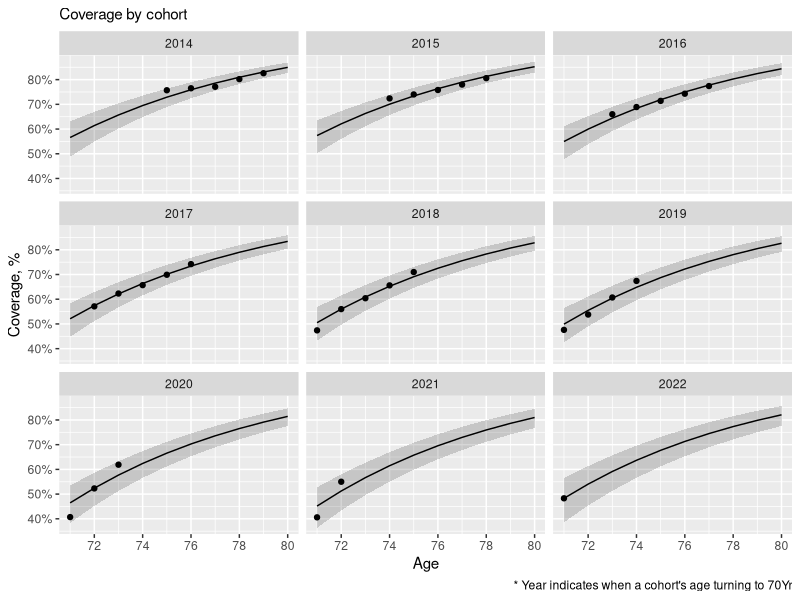
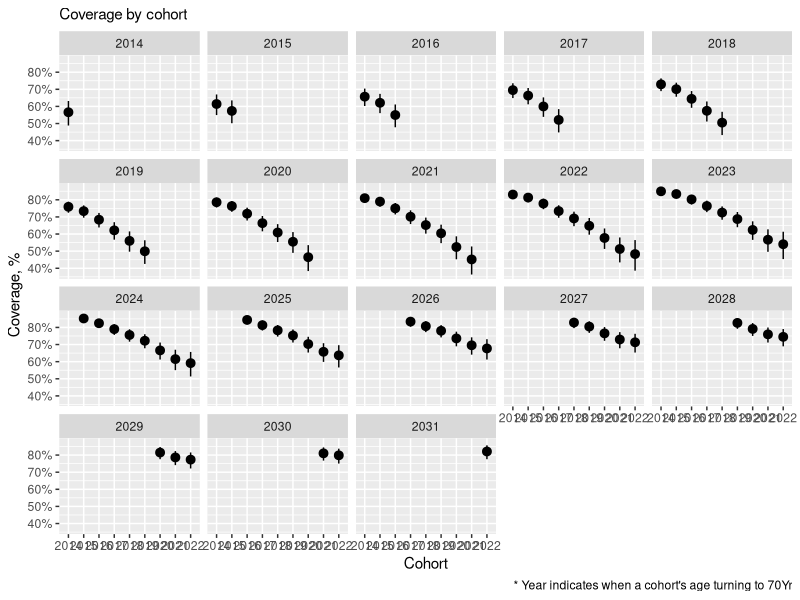
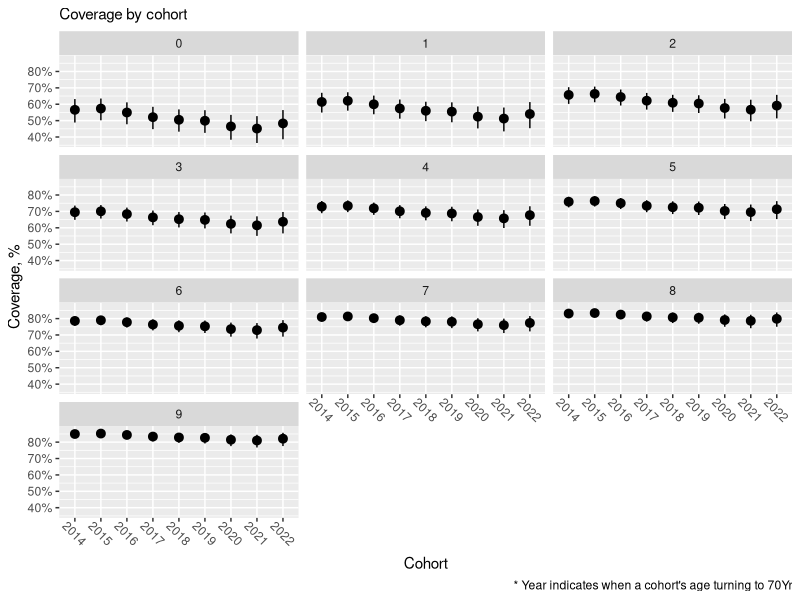
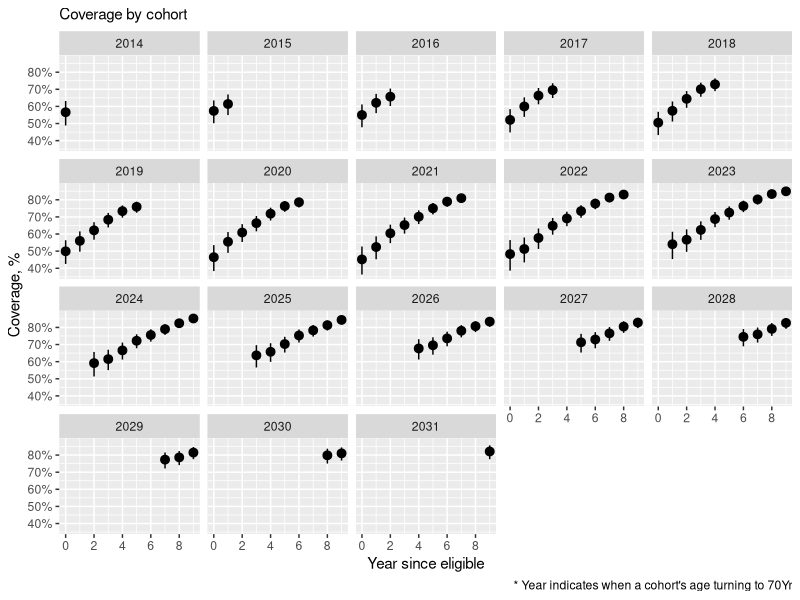

The R source for these figures, in order:
library(tidyverse)



coverage <- read_csv(here::here("data", "Coverage.csv")) %>% 
  mutate(
    Cov_2018 = ifelse(Cov_2018 == "Not eligible", NA, Cov_2018),
    Cov_2018 = as.numeric(Cov_2018)
  ) %>% 
  pivot_longer(-Age, 
               names_pattern = "Cov_(\\d+)", names_to = "Year") %>% 
  mutate(value = value / 100) 


dat <- coverage %>% 
  mutate(
    VacT = Age - 71,
    Cohort = as.numeric(Year) - VacT
  ) %>% 
  filter(Cohort >= 2014) %>% 
  mutate(Cohort = as.character(Cohort))


pred1 <- local({
  fit <- lm(log(1 - value) ~ VacT, data = dat)
  
  co <- coef(fit)
  co <- unname(co)
  p_initial <- 1 - exp(co[1])
  p_catchup <- 1 - exp(co[2])
  
  pars <- list(
    p_initial = p_initial,
    p_catchup = p_catchup
  )
  
  ds <- as_tibble(expand.grid(
    Cohort = as.character(2014:2022),
    VacT = 0:9  
  ))
  
  pred <- predict(fit, ds, interval = "prediction")
  
  list(
    fit = fit,
    pars = pars,
    pred = ds %>% 
      mutate(
        Coverage = 1 - exp(pred[, 1]),
        Coverage_l = 1 - exp(pred[, 3]),
        Coverage_u = 1 - exp(pred[, 2]),
        Age = VacT + 71,
        Year = as.numeric(as.character(Cohort)) + VacT
      )
  )
})


pred2 <- local({
  fit <- lm(log(1 - value) ~ Cohort + VacT - 1, data = dat)
  
  co <- coef(fit)
  co <- unname(co)
  p_initial <- 1 - exp(co[-length(co)])
  names(p_initial) <- paste0("Cohort_", 2014:2022)
  p_catchup <- 1 - exp(co[length(co)])
  
  pars <- list(
    p_initial = p_initial,
    p_catchup = p_catchup
  )
  
  ds <- as_tibble(expand.grid(
    Cohort = as.character(2014:2022),
    VacT = 0:9  
  ))
  
  pred <- predict(fit, ds, interval = "prediction")
  
  list(
    fit = fit,
    pars = pars,
    pred = ds %>% 
      mutate(
        Coverage = 1 - exp(pred[, 1]),
        Coverage_l = 1 - exp(pred[, 3]),
        Coverage_u = 1 - exp(pred[, 2]),
        Age = VacT + 71,
        Year = as.numeric(as.character(Cohort)) + VacT
      )
  )
})

save(pred1, pred2, file = here::here("data", "fit_coverage.csv"))


pred2$pred


pred2$pred %>% 
  ggplot() +
  geom_ribbon(aes(x = Age, ymin = Coverage_l, ymax = Coverage_u), alpha = 0.2) +
  geom_line(aes(x = Age, y = Coverage)) +
  geom_point(data = dat, aes(x = Age, y = value)) +
  scale_y_continuous("Coverage, %", labels = scales::percent) + 
  scale_x_continuous("Age", breaks = seq(70, 80, 2)) +
  facet_wrap(.~Cohort) +
  labs(subtitle = "Coverage by cohort", caption = "* Year indicates when a cohort's age turning to 70Yr")


pred2$pred %>% 
  #mutate(Cohort = as.numeric(Cohort)) %>% 
  ggplot() +
  geom_pointrange(aes(x = Cohort, y = Coverage, ymin = Coverage_l, ymax = Coverage_u)) +
  #geom_point(data = dat, aes(x = Cohort, y = value)) +
  scale_y_continuous("Coverage, %", labels = scales::percent) + 
  scale_x_discrete("Cohort") +
  facet_wrap(.~Year) +
  labs(subtitle = "Coverage by cohort", caption = "* Year indicates when a cohort's age turning to 70Yr")


pred2$pred %>% 
  #mutate(Cohort = as.numeric(Cohort)) %>% 
  ggplot() +
  geom_pointrange(aes(x = Cohort, y = Coverage, ymin = Coverage_l, ymax = Coverage_u)) +
  #geom_point(data = dat, aes(x = Cohort, y = value)) +
  scale_y_continuous("Coverage, %", labels = scales::percent) + 
  scale_x_discrete("Cohort") +
  facet_wrap(.~VacT, nrow = 4) +
  labs(subtitle = "Coverage by cohort", caption = "* Year indicates when a cohort's age turning to 70Yr") +
  theme(axis.text.x = element_text(angle = -45, hjust = 1, vjust = -1))


pred2$pred %>% 
  #mutate(Cohort = as.numeric(Cohort)) %>% 
  ggplot() +
  geom_pointrange(aes(x = VacT, y = Coverage, ymin = Coverage_l, ymax = Coverage_u)) +
  #geom_point(data = dat, aes(x = Cohort, y = value)) +
  scale_y_continuous("Coverage, %", labels = scales::percent) + 
  scale_x_continuous("Year since eligible", breaks = seq(0, 10, 2)) +
  facet_wrap(.~Year) +
  labs(subtitle = "Coverage by cohort", caption = "* Year indicates when a cohort's age turning to 70Yr")
